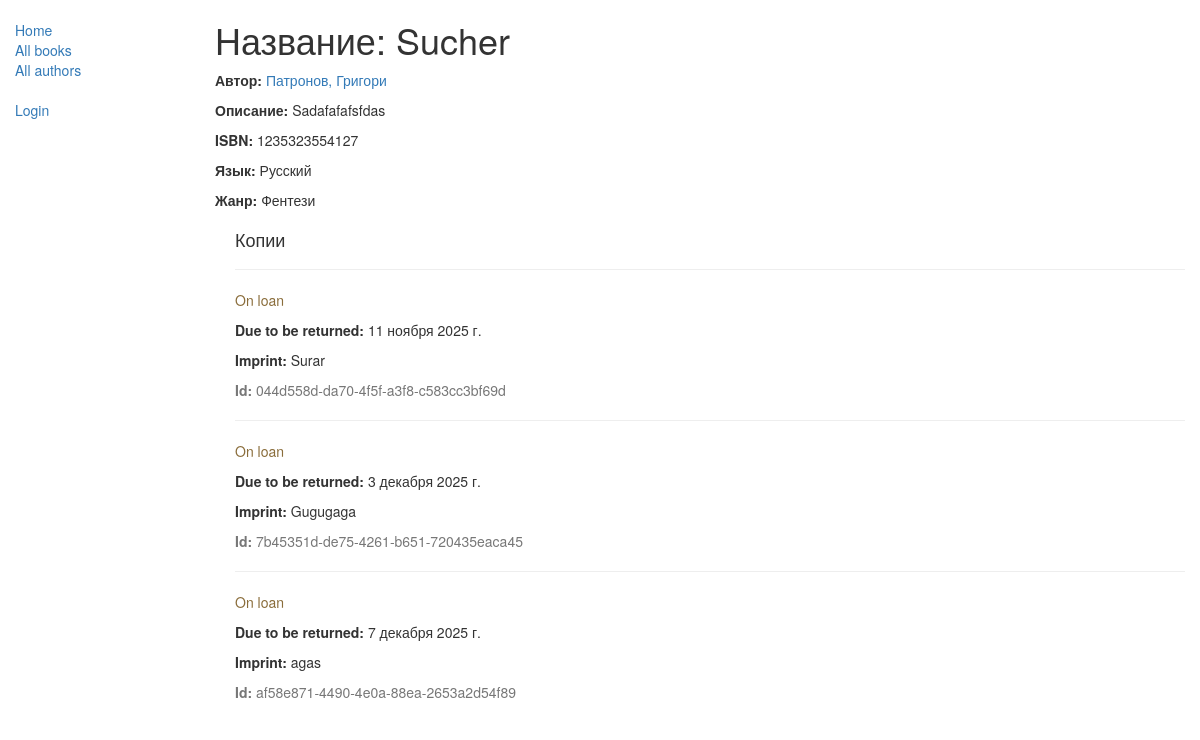
The page /catalog/book/1 on the database as committed earlier.
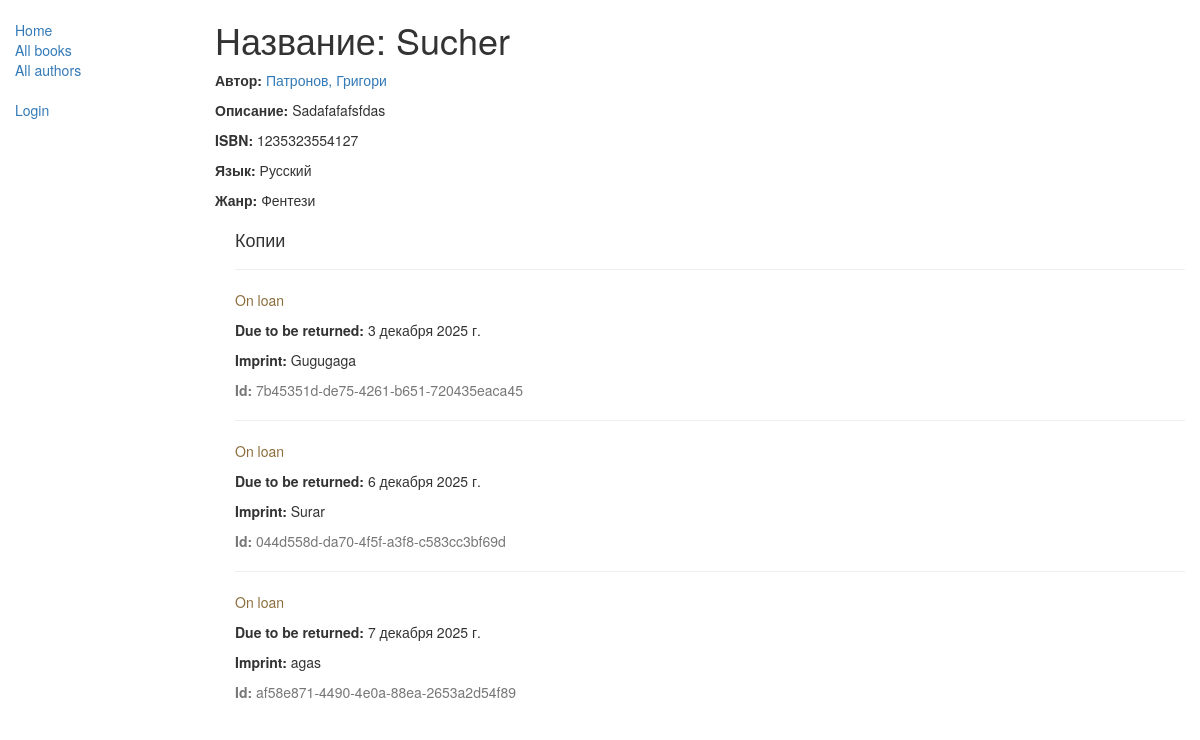
The same page on the database as committed later.
### catalog/models.py (models this page shows, shortened)
class Book(models.Model):
    title = models.CharField(verbose_name='title', max_length=200)
    author = models.ForeignKey('Author', on_delete=models.SET_NULL, null=True)
    summary = models.TextField(max_length=1000, help_text="Введите краткое описание книги")
    ISBN = models.CharField('ISBN', max_length=13, help_text='13 символьное <a href="https://www.isbn-international.org/content/what-isbn">ISBN число</a>')
    genre = models.ManyToManyField(Genre, help_text="Выберете жанр книги")
    language = models.ForeignKey('Language', on_delete=models.SET_NULL, null=True)
    def display_genre(self):
        return ', '.join([ genre.name for genre in self.genre.all()[:3] ])
    display_genre.short_description = 'Genre'
    class Meta:
        permissions = (("can_add_book", "Can add a book"),("can_delete_book", "Can delete a book"),("can_update_book", "Can change a book"),)

class Author(models.Model):
    first_name = models.CharField(max_length=100)
    last_name = models.CharField(max_length=100)
    date_of_birth = models.DateField(null=True, blank=True)
    date_of_death = models.DateField('died', null=True, blank=True)
    def get_absolute_url(self):
        return reverse('author-detail', args=[str(self.id)])
    def __str__(self):
        return '%s, %s' % (self.last_name, self.first_name)
    class Meta:
        permissions = (("can_add_author", "Can add an author"),("can_delete_author", "Can delete an author"),("can_update_author", "Can change an author"),)

class Language(models.Model):
    name = models.CharField(max_length=200, help_text="Введите язык")
    def __str__(self):
        return self.name

class Genre(models.Model):
    name = models.CharField(max_length=200, help_text="Введите жанр книг")
    def __str__(self):
        return self.name

class BookInstance(models.Model):
    id = models.UUIDField(primary_key=True, default=uuid.uuid4, help_text="ID отдельной книги уникален для всей библиотеки")
    book = models.ForeignKey('Book', on_delete=models.SET_NULL, null=True)
    imprint = models.CharField(max_length=200)
    due_back = models.DateField(null=True, blank=True)
    LOAN_STATUS = (
        ('m', 'Maintenance'),
        ('o', 'On loan'),
        ('a', 'Available'),
        ('r', 'Reserved'),
    )
    status = models.CharField(max_length=1, choices=LOAN_STATUS, blank=True, default='m', help_text='Доступность')
    borrower = models.ForeignKey(User, on_delete=models.SET_NULL, null=True, blank=True)
    class Meta:
        ordering = ["due_back"]
        permissions = (("can_mark_returned", "Set book as returned"),)

### catalog/views.py (the view)
# urls.py: re_path(r'^book/(?P<pk>\d+)$', views.BookDetailView.as_view(), name='book-detail'),
class BookDetailView(generic.DetailView):
    model = Book

### catalog/templates/catalog/book_detail.html (shortened to what this page needs)
{% extends "layout/base_generic.html" %}
{% block content %}
  <h1>Название: {{ book.title }}</h1>
  <p><strong>Автор:</strong> <a href="{{ book.author.get_absolute_url }}">{{ book.author }}</a></p>
  <p><strong>Описание:</strong> {{ book.summary }}</p>
  <p><strong>ISBN:</strong> {{ book.ISBN }}</p>
  <p><strong>Язык:</strong> {{ book.language }}</p>
  <p><strong>Жанр:</strong> {% for genre in book.genre.all %} {{ genre }}{% if not forloop.last %}, {% endif %}{% endfor %}</p>
  <div style="margin-left:20px;margin-top:20px">
    <h4>Копии</h4>
    {% for copy in book.bookinstance_set.all %}
    <hr>
    <p class="{% if copy.status == 'a' %}text-success{% elif copy.status == 'd' %}text-danger{% else %}text-warning{% endif %}">{{ copy.get_status_display }}</p>
    {% if copy.status != 'a' %}<p><strong>Due to be returned:</strong> {{copy.due_back}}</p>{% endif %}
    <p><strong>Imprint:</strong> {{copy.imprint}}</p>
    <p class="text-muted"><strong>Id:</strong> {{copy.id}}</p>
    {% endfor %}
  </div>
{% endblock %}

### catalog/templates/layout/base_generic.html (shortened to what this page needs)
<!doctype html>
<html lang="en">
  <head>
    <link
      rel="stylesheet"
      href="https://maxcdn.bootstrapcdn.com/bootstrap/3.3.7/css/bootstrap.min.css" />
    {% load static %}
    <link rel="stylesheet" href="{% static 'css/styles.css' %}" />
  </head>
  <body>
    <div class="container-fluid">
      <div class="row">
        <div class="col-sm-2">
          {% block sidebar %}
            <ul class="sidebar-nav">
              <li><a href="{% url 'index' %}">Home</a></li>
              <li><a href="{% url 'books' %}">All books</a></li>
              <li><a href="{% url 'authors' %}">All authors</a></li>
            </ul>
            <ul class="sidebar-nav">
              {% if user.is_authenticated %}
              <li>User: {{ user.get_username }}</li>
              <li><a href="{% url 'my-borrowed' %}">My Borrowed</a></li>
              <li><a href="{% url 'logout'%}?next={{request.path}}">Logout</a></li>
              {% else %}
              <li><a href="{% url 'login'%}?next={{request.path}}">Login</a></li>
              {% endif %}
            </ul>
          {% endblock %}
        </div>
        <div class="col-sm-10 ">{% block content %}{% endblock %}</div>
      </div>
    </div>
  </body>
</html>

### catalog/static/css/styles.css (style rules this page uses)
.sidebar-nav { margin-top: 20px; padding: 0; list-style: none; }

Rows that differ between the two databases and show on the page:
shown differently, row unchanged: BookInstance "3 декабря 2025 г.": moves up the list
changed BookInstance "Surar": due_back "11 ноября 2025 г." → "6 декабря 2025 г."
